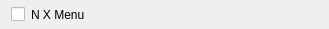
<?xml version="1.0" encoding="UTF-8"?>
<ui version="4.0">
 <class>order_label_container</class>
 <widget class="QWidget" name="order_label_container">
  <property name="geometry">
   <rect>
    <x>0</x>
    <y>0</y>
    <width>329</width>
    <height>29</height>
   </rect>
  </property>
  <property name="sizePolicy">
   <sizepolicy hsizetype="Preferred" vsizetype="Fixed">
    <horstretch>0</horstretch>
    <verstretch>0</verstretch>
   </sizepolicy>
  </property>
  <property name="windowTitle">
   <string>Form</string>
  </property>
  <layout class="QHBoxLayout" name="horizontalLayout">
   <property name="topMargin">
    <number>5</number>
   </property>
   <property name="bottomMargin">
    <number>5</number>
   </property>
   <item>
    <widget class="QWidget" name="widget" native="true">
     <layout class="QHBoxLayout" name="horizontalLayout_2">
      <property name="leftMargin">
       <number>0</number>
      </property>
      <property name="topMargin">
       <number>0</number>
      </property>
      <property name="rightMargin">
       <number>0</number>
      </property>
      <property name="bottomMargin">
       <number>0</number>
      </property>
      <item>
       <widget class="QCheckBox" name="checkBox">
        <property name="sizePolicy">
         <sizepolicy hsizetype="Fixed" vsizetype="Fixed">
          <horstretch>0</horstretch>
          <verstretch>0</verstretch>
         </sizepolicy>
        </property>
        <property name="text">
         <string/>
        </property>
       </widget>
      </item>
      <item>
       <widget class="QLabel" name="description">
        <property name="sizePolicy">
         <sizepolicy hsizetype="Preferred" vsizetype="Preferred">
          <horstretch>0</horstretch>
          <verstretch>0</verstretch>
         </sizepolicy>
        </property>
        <property name="text">
         <string>N X Menu</string>
        </property>
       </widget>
      </item>
     </layout>
    </widget>
   </item>
  </layout>
 </widget>
 <resources/>
 <connections/>
</ui>
